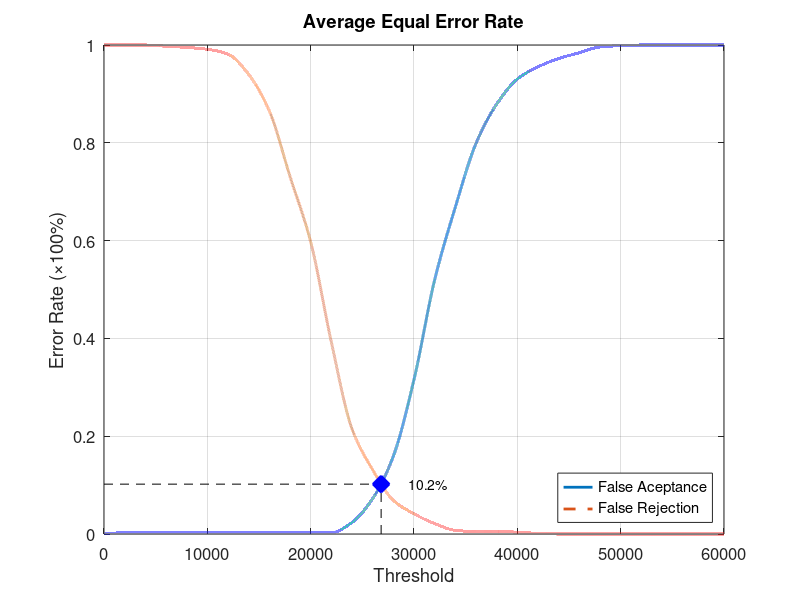
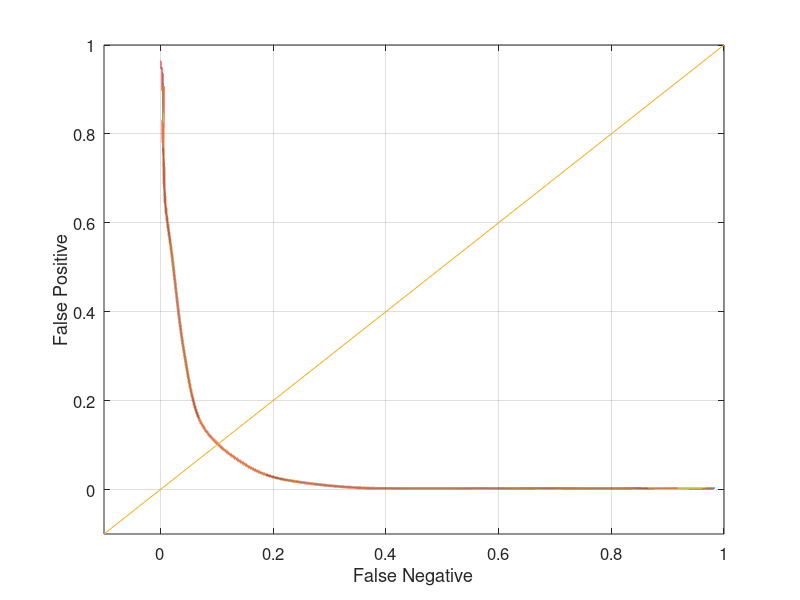

MATLAB code for these plots, in order:
function yEER = Experiment2Average
close all;
clear;
clc;
x = 0:2000:60000;
xq = 0:0.5:60000;

y0 = [0 0.00263158 0.00263158 0.00263158 0.00263158 0.00263158 0.00263158 0.00263158 0.00263158 0.00263158 0.00263158 0.00263158 0.0236842 0.0723684 0.159211 0.315789 0.519737 0.668421 0.798684 0.878947 0.930263 0.955263 0.972368 0.984211 0.996053 0.998684 1 1 1 1 1];
yy0 = interp1(x, y0, xq, 'pchip');
y1 = [1 1 1 0.9975 0.995 0.99125 0.98125 0.94 0.865 0.73125 0.5975 0.3925 0.215 0.13125 0.06875 0.04125 0.02125 0.0075 0.005 0.005 0.00375 0.00125 0 0 0 0 0 0 0 0 0];
yy1 = interp1(x, y1, xq, 'pchip');

% Calculating EER: 
y2 = abs(y0 - y1);
find(y2 == min(y2))
yy2 = abs(yy0 - yy1);
xEER = find(yy2 == min(yy2));
xEERIndex = xq(xEER) % X-axis EER
yEER = yy0(xEER) % Y-axis EER

main = figure
plot(xq, yy0,'-','LineWidth', 2);	hold on
plot(xq, yy1,'--','LineWidth', 2);	hold on
plot([xEERIndex xEERIndex], [0 yEER], 'k--');	hold on
plot([0 xEERIndex], [yEER yEER], 'k--');	hold on
plot(xEERIndex, yEER, 'bx', 'LineWidth', 10);	hold on
text(xEERIndex + 10 * xEERIndex / 100, yEER, [num2str(round((10000 * yEER)) / 100) '%'])
legend('False Aceptance', 'False Rejection', 'Location', 'SouthEast')
xlabel('Threshold')
ylabel('Error Rate (\times100%)')
title('Average Equal Error Rate')
set(gca, 'FontSize', 12)
axis([0 60000 0 1])
grid on

print(main, 'Experiment2AverageMain', '-dpng');
FNRxFPR = figure('Color', [1 1 1]);
plot(yy1, yy0, '-', yy1, yy0, 'LineWidth', 2);
hold on
y = -0.1:0.1:1
plot(y, y); 
set(gca, 'FontSize', 12)
xlabel('False Negative')
ylabel('False Positive')
axis([-0.1 1 -0.1 1])
set(gca, 'FontSize', 12)
grid on

print(FNRxFPR, 'Experiment2AverageFNRxFPR','-dpng');
end
